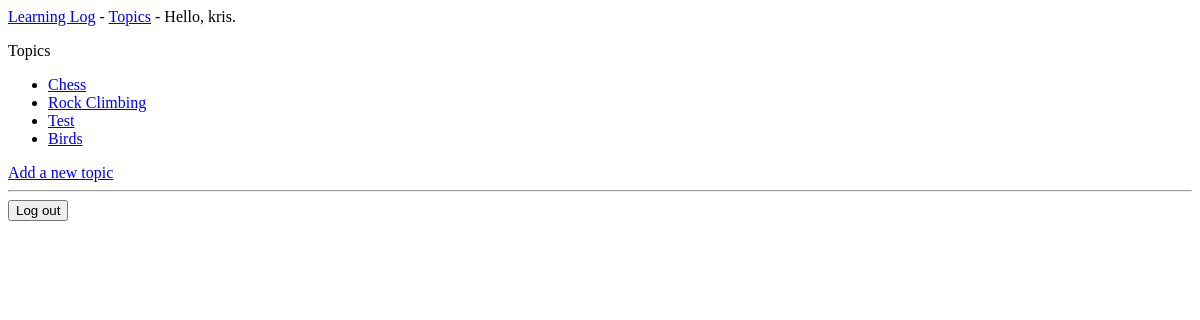
The app's page /topics/ (signed in), older data.
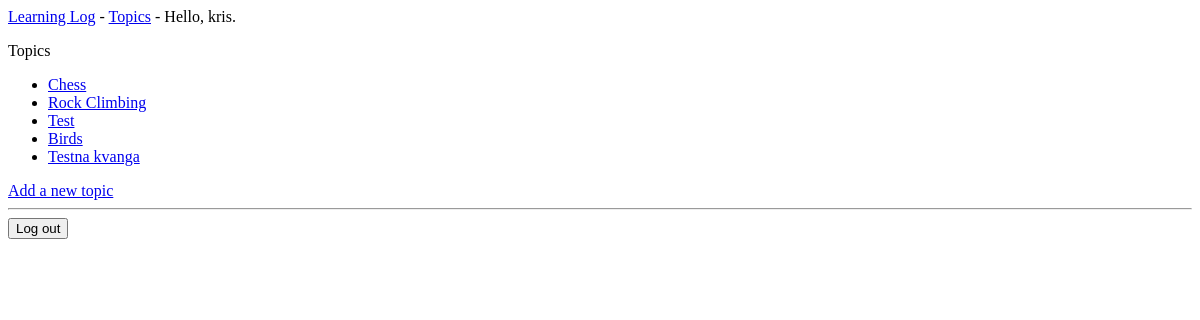
The same page, newer data.
### learning_logs/models.py (models this page shows, shortened)
class Topic(models.Model):
    text = models.CharField(max_length=200)
    date_added = models.DateTimeField(auto_now_add=True)
    owner = models.ForeignKey(User, on_delete=models.CASCADE)

### learning_logs/views.py (the view)
# urls.py: path("topics/", views.topics, name="topics"),
@login_required
def topics(request):
    topics = Topic.objects.filter(owner=request.user).order_by("date_added")
    context = {"topics": topics}
    return render(request, "learning_logs/topics.html", context)

### learning_logs/templates/learning_logs/topics.html
{% extends "learning_logs/base.html" %}
{% block content %}
    <p>Topics</p>
    <ul>
        {% for topic in topics %}
            <li><a href="{% url 'learning_logs:topic' topic.id %}">{{ topic.text }}</a></li>
        {% empty %}
        <li>No topics have been added yet.</li>
        {% endfor %}
    </ul>
    <a href="{% url 'learning_logs:new_topic' %}">Add a new topic</a>
{% endblock content %}

Row changes from the older to the newer data that the page shows:
added Topic: text "Testna kvanga"
